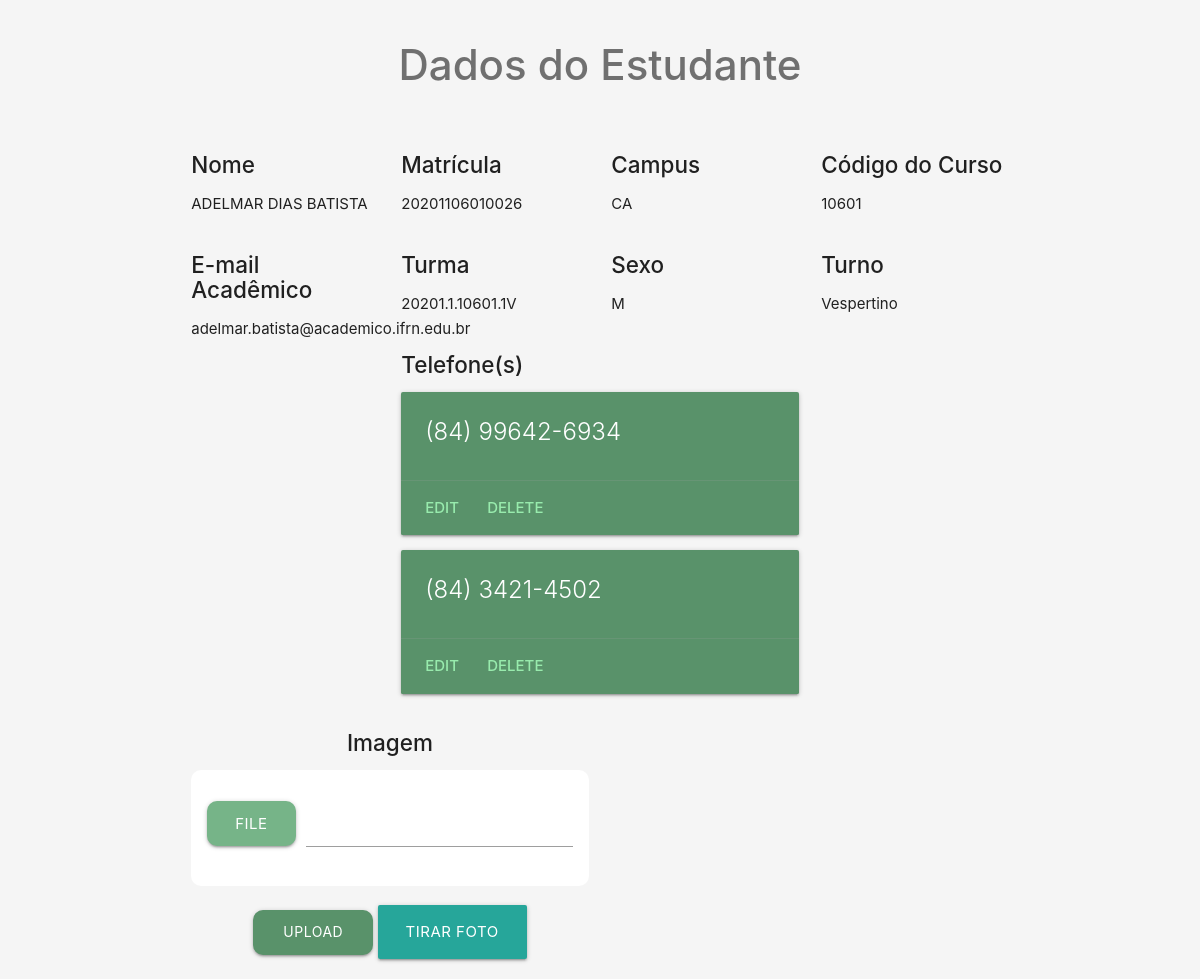
Page /data/8/ on the earlier database version.
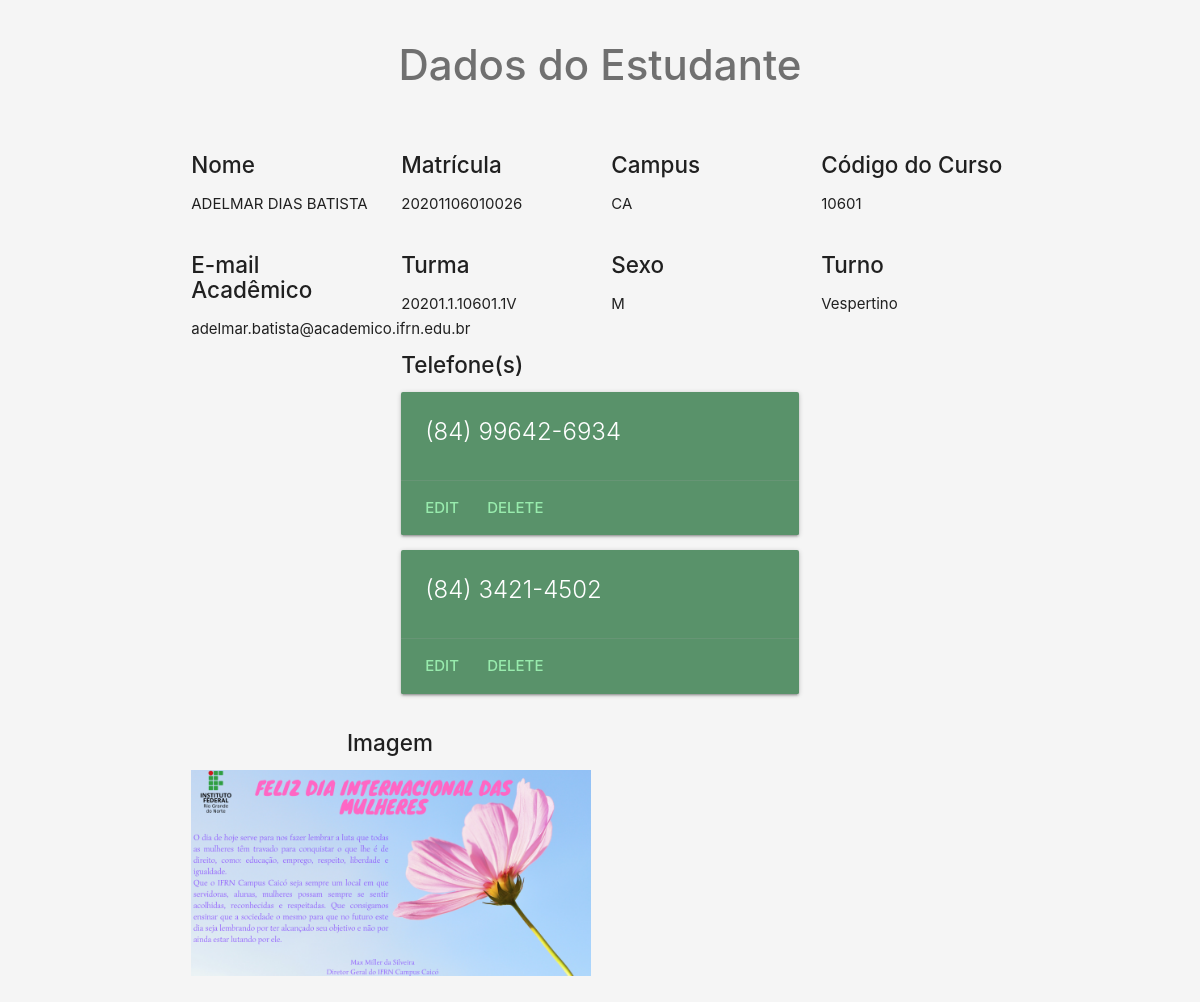
Same page on the later database version.
### core/models.py (models this page shows, shortened)
class Student(models.Model):
    name = models.CharField('Nome do Aluno', max_length=100)
    matriculation = models.CharField('Matrícula', max_length=14, unique=True)
    CAMPUS_CHOICES = [
        ('CA', 'CA')
    ]
    campus = models.CharField(max_length=2, choices=CAMPUS_CHOICES)
    code_course = models.CharField('Código do Curso', max_length=10)
    desc_course = models.TextField('Descrição do Curso')
    email_acad = models.EmailField('E-mail Acadêmico')
    GENDER_CHOICES = [
        ('F', 'Feminino'),
        ('M', 'Masculino'),
    ]
    gender = models.CharField("Gênero", max_length=1, choices=GENDER_CHOICES)
    STATUS_COURSE_CHOICES = [
        ('Matriculado', 'Matriculado'),
        ('Desativado', 'Desativado'),
    ]
    status_course = models.CharField('Estado no curso', max_length=11, choices=STATUS_COURSE_CHOICES)
    class_school = models.CharField('Turma', max_length=20)
    SHIFT_CHOICES = [
        ('Matutino', 'Matutino'),
        ('Vespertino', 'Vespertino'),
        ('Noturno', 'Noturno'),
    ]
    shift = models.CharField("Turno", max_length=10, choices=SHIFT_CHOICES)
    photo = models.ImageField(upload_to='students/', blank=True) #Chave estrangeira

### core/views.py (the view)
# urls.py: path('data/<int:pk>/', views.dataStudent, name='data-student'),
def dataStudent(request, pk):
    if request.method == 'POST' and len(request.FILES) != 0:
        form = ImageStudentForm(request.FILES)
        if form.is_valid():
            student = Student.objects.get(pk=pk)
            file = request.FILES['file']
            filename, fileextension = os.path.splitext(file.name)
            file.name = f'user_{pk}{fileextension}'
            student.photo = file
            student.save()
    else:
        form = ImageStudentForm()
    data_student = Student.objects.get(pk=pk)
    phones_objs = PhonesStudent.objects.all()
    phones = []
    for p in phones_objs:
        if p.student.pk == pk:
            phones.append(p.phone)
    return render(request, 'dataStudent.html', {'data_student': data_student, 'phones': phones, 'form': form})

### core/forms.py
class ImageStudentForm(forms.Form):
    file = forms.FileField(widget=forms.TextInput(
        attrs={'type': 'file', 'accept': 'image/*'})
    )

### core/templates/dataStudent.html (shortened to what this page needs)
{% load static %}
<!DOCTYPE html>
<html>
<head>
    <link rel="stylesheet" href="{% static 'css/materialize.css' %}">
    <link rel="stylesheet" href="{% static 'css/custom.css' %}">
</head>
<body>
    <section>
        <div class="container">
            <div class="center title-h2">
                <h2>Dados do Estudante</h2>
            </div>
            <div class="row">
                <div>
                    <div class="sec-h4 col s3">
                        <h4>Nome</h4>
                        <p>{{ data_student.name }}</p>
                    </div>
                    <div class="sec-h4 col s3">
                        <h4>Matrícula</h4>
                        <p>{{ data_student.matriculation }}</p>
                    </div>
                    <div class="sec-h4 col s3">
                        <h4>Campus</h4>
                        <p>{{ data_student.campus }}</p>
                    </div>
                    <div class="sec-h4 col s3">
                        <h4>Código do Curso</h4>
                        <p>{{ data_student.code_course }}</p>
                    </div>
                </div>
                <div>
                    <div class="sec-h4 col s3">
                        <h4>E-mail Acadêmico</h4>
                        <p>{{ data_student.email_acad }}</p>
                    </div>
                    <div class="sec-h4 col s3">
                        <h4>Turma</h4>
                        <p>{{ data_student.class_school }}</p>
                    </div>
                    <div class="sec-h4 col s3">
                        <h4>Sexo</h4>
                        <p>{{ data_student.gender }}</p>
                    </div>
                    <div class="sec-h4 col s3">
                        <h4>Turno</h4>
                        <p>{{ data_student.shift }}</p>
                    </div>
                </div>
                <div>
                    <div class="sec-h4 col s6">
                        <h4>Telefone(s)</h4>
                        {% for ph in phones %}
                        <div class="card darken-1">
                            <div class="card-content white-text">
                                <span class="card-title">{{ ph }}</span>
                            </div>
                            <div class="card-action">
                                <a href="#">Edit</a>
                                <a href="#">Delete</a>
                            </div>
                        </div>
                        {% endfor %}
                    </div>
                </div>
                <div>
                    <div class="sec-h4 col s6 center">
                        <h4>Imagem</h4>
                        {% if not data_student.photo %}
                        <form method="POST" enctype="multipart/form-data">
                            <div class="form-file">
                                <div class="file-field input-field">
                                    <div class="btn btn-large btn-file">
                                        <span>File</span>
                                    </div>
                                    <div class="file-path-wrapper">
                                        <input type="text" class="file-path validate">
                                    </div>
                                </div>
                            </div>
                            <div class="div-submit-btn center">
                                <button class="btn btn-upload" type="submit">Upload</button>
                                <a class="btn btn-large" href="instant/image/">Tirar Foto</a>
                            </div>
                        </form>
                        {% endif %}
                        {% if data_student.photo %}
                            <img width="400" src="{{ data_student.photo.url }}">
                        {% endif %}
                    </div>
                </div>
            </div>
        </div>
    </section>
</body>
</html>

Differences in the rows shown:
changed Student "ADELMAR DIAS BATISTA": photo: picture added; photo empty → "students/user_8.png" (drawn)
Other differences:
text no longer shown: "FILE UPLOAD TIRAR FOTO"
